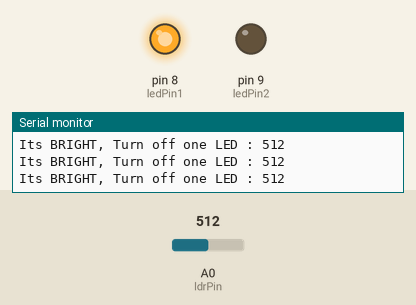
A sketch run on a simulated Arduino Uno, built with avr-gcc and run on an emulated ATmega328P. Shown: output pins drawn as LEDs (lit = HIGH), the last lines printed to the serial monitor. Inputs (shaded band) come from the test bench; at power-on: A0 (ldrPin) = 512.

Above: at 1.2 s.
1.3 s: A0 (ldrPin) set to 788
2.8 s: A0 (ldrPin) set to 818
At 3.6 s:
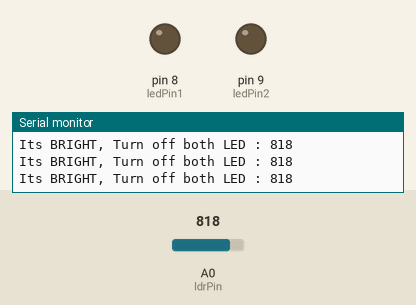
4.3 s: A0 (ldrPin) set to 190
At 4.8 s:
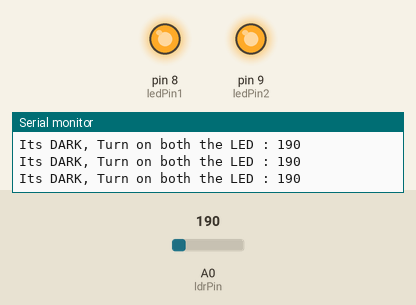
5.8 s: A0 (ldrPin) set to 211
At 7.0 s:
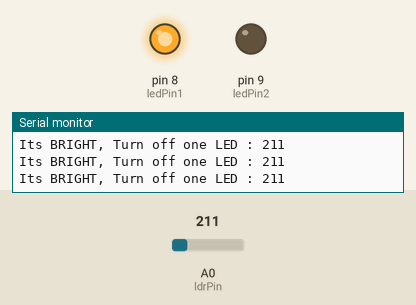
7.3 s: A0 (ldrPin) set to 0
At 8.2 s:
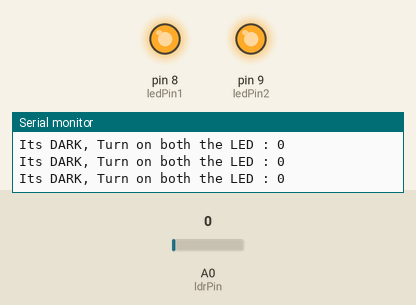
Timing chart, 0 to 9.8 s (numbered marks = the images above; inputs shaded):
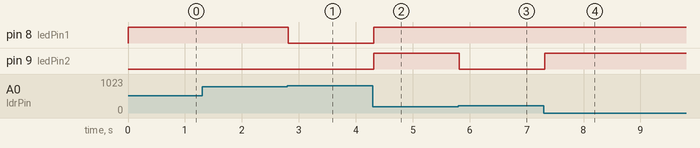

Measured:
- the behaviour switches between 800 and 801 on A0 (ldrPin) (found by bisection; images 0 and 1)
- the behaviour switches between 200 and 201 on A0 (ldrPin) (found by bisection; images 2 and 3)
- after the input at 2.8 s, pin 8 (ledPin1): HIGH → LOW at once
- after the input at 4.3 s, pin 8 (ledPin1), pin 9 (ledPin2): LOW → HIGH at once
- after the input at 5.8 s, pin 9 (ledPin2): HIGH → LOW at once
- after the input at 7.3 s, pin 9 (ledPin2): LOW → HIGH at once

The sketch:

LDR_Light_Dependence_Resistor.ino
```cpp
const int ledPin1 = 8;
const int ledPin2 = 9;
const int ldrPin = A0;

void setup() {
  Serial.begin(9600);
  pinMode(ledPin1, OUTPUT);
  pinMode(ledPin2, OUTPUT);
  pinMode(ldrPin, INPUT);
}
void loop() {
  int ldrStatus = analogRead(ldrPin);
  if (ldrStatus <= 200){ // Less then 200 Two LED on
    digitalWrite(ledPin1, HIGH);
    digitalWrite(ledPin2, HIGH);
    Serial.print("Its DARK, Turn on both the LED : ");
    Serial.println(ldrStatus);
  }
  else if (200 < ldrStatus && ldrStatus <= 800){ // Between 201 and 800 One LED on
    digitalWrite(ledPin1, HIGH);
    digitalWrite(ledPin2, LOW);
    Serial.print("Its BRIGHT, Turn off one LED : ");
    Serial.println(ldrStatus);
  }
  else{ // More than 801, Both LED off
    digitalWrite(ledPin1, LOW);
    digitalWrite(ledPin2, LOW);
    Serial.print("Its BRIGHT, Turn off both LED : ");
    Serial.println(ldrStatus);
  }
}
```
